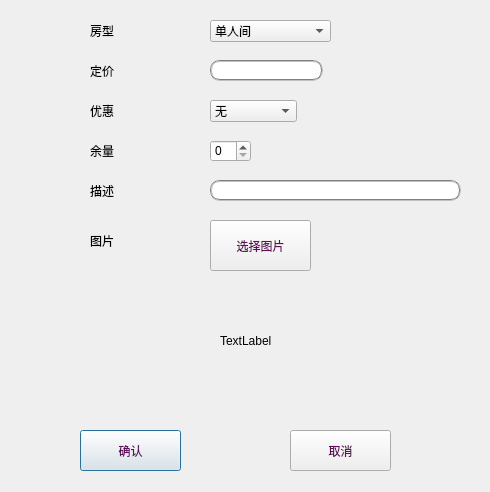
<?xml version="1.0" encoding="UTF-8"?>
<ui version="4.0">
 <class>addroom</class>
 <widget class="QDialog" name="addroom">
  <property name="geometry">
   <rect>
    <x>0</x>
    <y>0</y>
    <width>490</width>
    <height>492</height>
   </rect>
  </property>
  <property name="windowTitle">
   <string>添加客房</string>
  </property>
  <widget class="QLabel" name="label">
   <property name="geometry">
    <rect>
     <x>90</x>
     <y>20</y>
     <width>71</width>
     <height>21</height>
    </rect>
   </property>
   <property name="styleSheet">
    <string notr="true">font: 11pt &quot;方正清刻本悦宋简体&quot;;</string>
   </property>
   <property name="text">
    <string>房型</string>
   </property>
  </widget>
  <widget class="QLabel" name="label_2">
   <property name="geometry">
    <rect>
     <x>90</x>
     <y>60</y>
     <width>71</width>
     <height>21</height>
    </rect>
   </property>
   <property name="styleSheet">
    <string notr="true">font: 11pt &quot;方正清刻本悦宋简体&quot;;</string>
   </property>
   <property name="text">
    <string>定价</string>
   </property>
  </widget>
  <widget class="QLabel" name="label_3">
   <property name="geometry">
    <rect>
     <x>90</x>
     <y>100</y>
     <width>71</width>
     <height>21</height>
    </rect>
   </property>
   <property name="styleSheet">
    <string notr="true">font: 11pt &quot;方正清刻本悦宋简体&quot;;</string>
   </property>
   <property name="text">
    <string>优惠</string>
   </property>
  </widget>
  <widget class="QLabel" name="label_4">
   <property name="geometry">
    <rect>
     <x>90</x>
     <y>140</y>
     <width>71</width>
     <height>21</height>
    </rect>
   </property>
   <property name="styleSheet">
    <string notr="true">font: 11pt &quot;方正清刻本悦宋简体&quot;;</string>
   </property>
   <property name="text">
    <string>余量</string>
   </property>
  </widget>
  <widget class="QLabel" name="label_5">
   <property name="geometry">
    <rect>
     <x>90</x>
     <y>230</y>
     <width>71</width>
     <height>21</height>
    </rect>
   </property>
   <property name="styleSheet">
    <string notr="true">font: 11pt &quot;方正清刻本悦宋简体&quot;;</string>
   </property>
   <property name="text">
    <string>图片</string>
   </property>
  </widget>
  <widget class="QComboBox" name="type">
   <property name="geometry">
    <rect>
     <x>210</x>
     <y>20</y>
     <width>121</width>
     <height>22</height>
    </rect>
   </property>
   <item>
    <property name="text">
     <string>单人间</string>
    </property>
   </item>
   <item>
    <property name="text">
     <string>标准间</string>
    </property>
   </item>
   <item>
    <property name="text">
     <string>豪华单人间</string>
    </property>
   </item>
   <item>
    <property name="text">
     <string>豪华标准间</string>
    </property>
   </item>
   <item>
    <property name="text">
     <string>家庭套房</string>
    </property>
   </item>
   <item>
    <property name="text">
     <string>总统套房</string>
    </property>
   </item>
  </widget>
  <widget class="QComboBox" name="discount">
   <property name="geometry">
    <rect>
     <x>210</x>
     <y>100</y>
     <width>87</width>
     <height>22</height>
    </rect>
   </property>
   <item>
    <property name="text">
     <string>无</string>
    </property>
   </item>
   <item>
    <property name="text">
     <string>9折</string>
    </property>
   </item>
   <item>
    <property name="text">
     <string>8折</string>
    </property>
   </item>
   <item>
    <property name="text">
     <string>7折</string>
    </property>
   </item>
   <item>
    <property name="text">
     <string>6折</string>
    </property>
   </item>
   <item>
    <property name="text">
     <string>5折</string>
    </property>
   </item>
  </widget>
  <widget class="QSpinBox" name="lastnum">
   <property name="geometry">
    <rect>
     <x>210</x>
     <y>140</y>
     <width>41</width>
     <height>22</height>
    </rect>
   </property>
   <property name="styleSheet">
    <string notr="true">QTimeEdit::up-button,QDoubleSpinBox::up-button,QSpinBox::up-button {subcontrol-origin:border;
    subcontrol-position:right;
    image: url(:/Image/right.png);
    width: 12px;
    height: 20px;       
}
QTimeEdit::down-button,QDoubleSpinBox::down-button,QSpinBox::down-button {subcontrol-origin:border;
    subcontrol-position:left;
    image: url(:/Image/left.png);
    width: 12px;
    height: 20px;
}
QTimeEdit::up-button:pressed,QDoubleSpinBox::up-button:pressed,QSpinBox::up-button:pressed{subcontrol-origin:border;
    subcontrol-position:right;
    image: url(:/Image/right1.png);
    width: 12px;
    height: 20px;       
}
  
QTimeEdit::down-button:pressed,QDoubleSpinBox::down-button:pressed,QSpinBox::down-button:pressed,QSpinBox::down-button:pressed{
    subcontrol-position:left;
    image: url(:/Image/left1.png);
    width: 12px;
    height: 20px;
}</string>
   </property>
  </widget>
  <widget class="QLineEdit" name="price">
   <property name="geometry">
    <rect>
     <x>210</x>
     <y>60</y>
     <width>113</width>
     <height>21</height>
    </rect>
   </property>
   <property name="styleSheet">
    <string notr="true">border:2px groove gray;border-radius:10px;padding:2px 4px</string>
   </property>
  </widget>
  <widget class="QPushButton" name="confirm">
   <property name="geometry">
    <rect>
     <x>80</x>
     <y>430</y>
     <width>101</width>
     <height>41</height>
    </rect>
   </property>
   <property name="styleSheet">
    <string notr="true">QPushButton
{
border-image: url(:/Image/kuang8.png);
font: 100 11pt &quot;方正清刻本悦宋简体&quot;;
color:rgb(96, 14, 89)
}
QPushButton:hover
{
border-image: url(:/Image/kuang9.png);
font: 100 11pt &quot;方正清刻本悦宋简体&quot;;
color:rgb(148, 17, 137)
}
QPushButton:pressed
{
border-image: url(:/Image/kuang10.png);
font: 100 11pt &quot;方正清刻本悦宋简体&quot;;
color:rgb(86, 11, 80)
}</string>
   </property>
   <property name="text">
    <string>确认</string>
   </property>
  </widget>
  <widget class="QPushButton" name="cancel">
   <property name="geometry">
    <rect>
     <x>290</x>
     <y>430</y>
     <width>101</width>
     <height>41</height>
    </rect>
   </property>
   <property name="styleSheet">
    <string notr="true">QPushButton
{
border-image: url(:/Image/kuang8.png);
font: 100 11pt &quot;方正清刻本悦宋简体&quot;;
color:rgb(96, 14, 89)
}
QPushButton:hover
{
border-image: url(:/Image/kuang9.png);
font: 100 11pt &quot;方正清刻本悦宋简体&quot;;
color:rgb(148, 17, 137)
}
QPushButton:pressed
{
border-image: url(:/Image/kuang10.png);
font: 100 11pt &quot;方正清刻本悦宋简体&quot;;
color:rgb(86, 11, 80)
}</string>
   </property>
   <property name="text">
    <string>取消</string>
   </property>
  </widget>
  <widget class="QLabel" name="picture">
   <property name="geometry">
    <rect>
     <x>220</x>
     <y>270</y>
     <width>231</width>
     <height>141</height>
    </rect>
   </property>
   <property name="text">
    <string>TextLabel</string>
   </property>
   <property name="scaledContents">
    <bool>true</bool>
   </property>
  </widget>
  <widget class="QPushButton" name="choosepic">
   <property name="geometry">
    <rect>
     <x>210</x>
     <y>220</y>
     <width>101</width>
     <height>51</height>
    </rect>
   </property>
   <property name="styleSheet">
    <string notr="true">QPushButton
{
border-image: url(:/Image/kuang13.png);
font: 100 11pt &quot;方正清刻本悦宋简体&quot;;
color:rgb(96, 14, 89)
}
QPushButton:hover
{
border-image: url(:/Image/kuang15.png);
font: 100 11pt &quot;方正清刻本悦宋简体&quot;;
color:rgb(148, 17, 137)
}
QPushButton:pressed
{
border-image: url(:/Image/kuang16.png);
font: 100 11pt &quot;方正清刻本悦宋简体&quot;;
color:rgb(86, 11, 80)
}</string>
   </property>
   <property name="text">
    <string>选择图片</string>
   </property>
  </widget>
  <widget class="QLabel" name="label_6">
   <property name="geometry">
    <rect>
     <x>90</x>
     <y>180</y>
     <width>41</width>
     <height>21</height>
    </rect>
   </property>
   <property name="styleSheet">
    <string notr="true">font: 11pt &quot;方正清刻本悦宋简体&quot;;</string>
   </property>
   <property name="text">
    <string>描述</string>
   </property>
  </widget>
  <widget class="QLineEdit" name="description">
   <property name="geometry">
    <rect>
     <x>210</x>
     <y>180</y>
     <width>251</width>
     <height>21</height>
    </rect>
   </property>
   <property name="styleSheet">
    <string notr="true">border:2px groove gray;border-radius:10px;padding:2px 4px</string>
   </property>
  </widget>
 </widget>
 <resources/>
 <connections/>
</ui>
